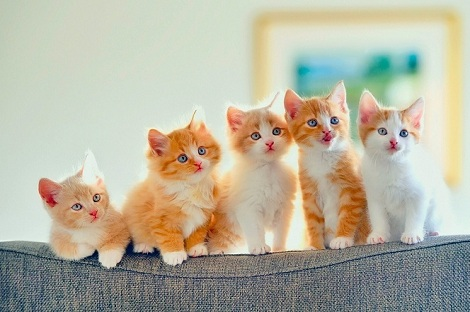
#> input picture Chapter1/cat 2.jpg, 470 x 312 px
$ python pil.py
#> lines starting #> are read from the running program, lines starting #| are printed output that depends on the picture
# Đọc ảnh bằng PIL
from PIL import Image
from pylab import *
pil_img = Image.open('cat 2.jpg')
#> pil_img is the input picture: PIL image 470x312 RGB; mean R, G, B 182.8, 178.9, 160.4

# [31 lines of commented-out code are left out]
out = pil_img.resize((128,128))
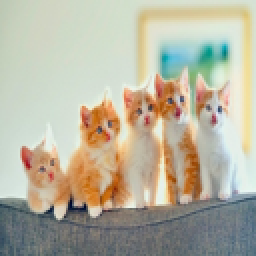
#> out: PIL image 128x128 RGB (shown 2 times larger); mean R, G, B 182.8, 178.9, 160.4
out.show()
out = pil_img.rotate(45)
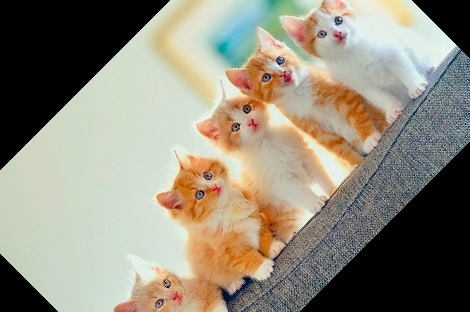
#> out: PIL image 470x312 RGB; mean R, G, B 144.8, 139.3, 124.1
out.show()

$ run again, with Chapter2/pub/2.jpg copied over Chapter1/cat 2.jpg
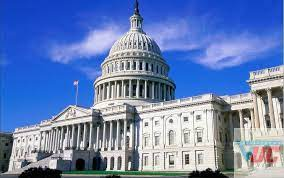
#> input picture Chapter2/pub/2.jpg, 284 x 178 px
#> pil_img is the input picture: PIL image 284x178 RGB; mean R, G, B 105, 129.3, 181.5
#> `out = pil_img.resize((128,128))`:
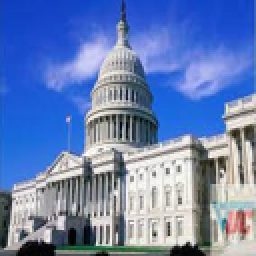
#> out: PIL image 128x128 RGB (shown 2 times larger); mean R, G, B 104.9, 129.3, 181.5
#> `out = pil_img.rotate(45)`:
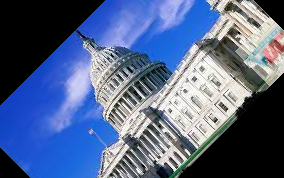
#> out: PIL image 284x178 RGB; mean R, G, B 84.1, 101.7, 138.8
